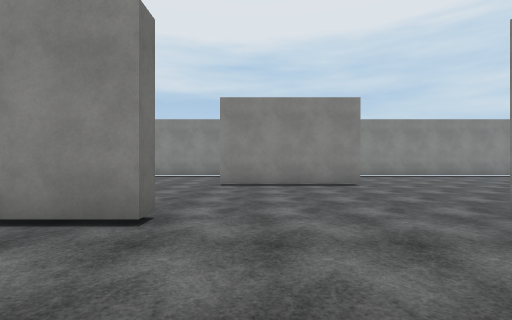
View 1 (above)

23 first-person views from a walk through a Unity game level. The camera is 1.5 m above the floor, looks level and sees 85° across. The floor is counted in squares, 2 m on a side. Each view is taken from the middle of a square. On the plan, view 1 faces up. The plan holds only what a view shows up to about 10 squares ahead; the rest is blank. The place goes on beyond the plan. Surface patterns are stand-ins for the level's own textures.

View 2
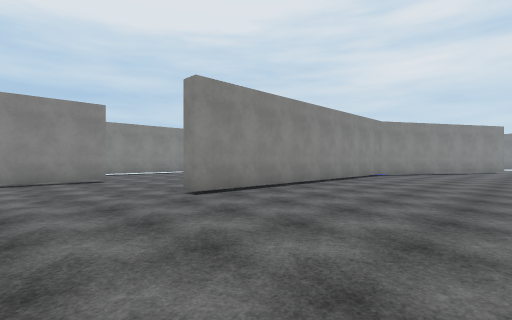

View 3
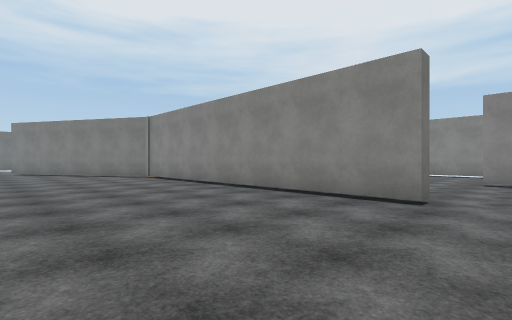

View 4
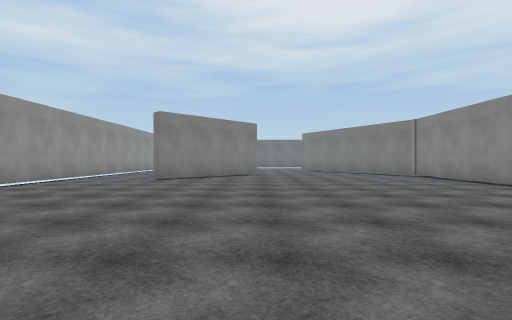

View 5
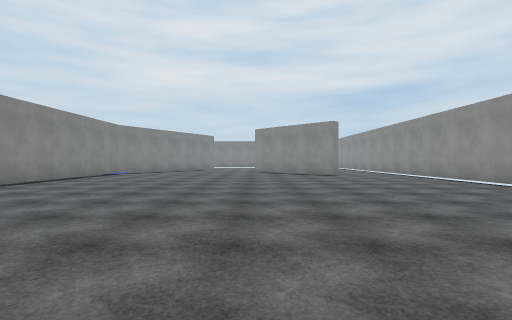

View 6
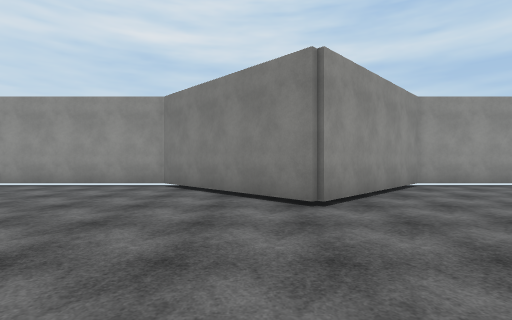

View 7
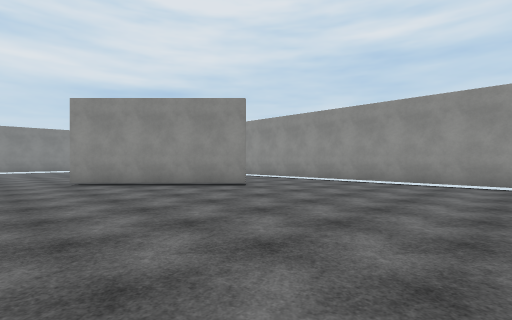

View 8
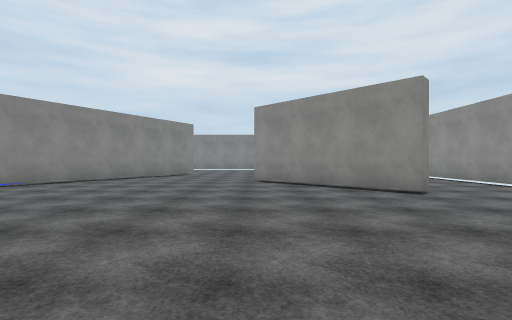

View 9
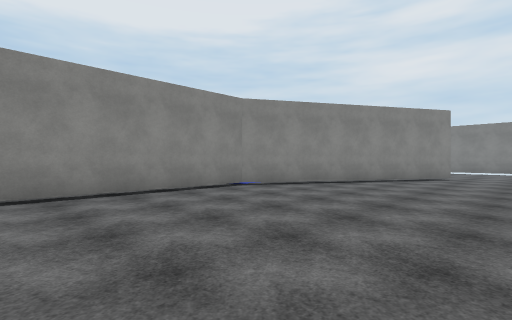

View 10
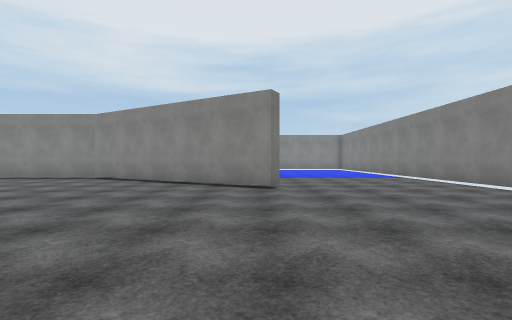

View 11
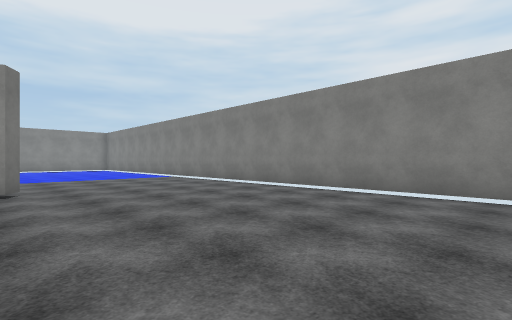

View 12
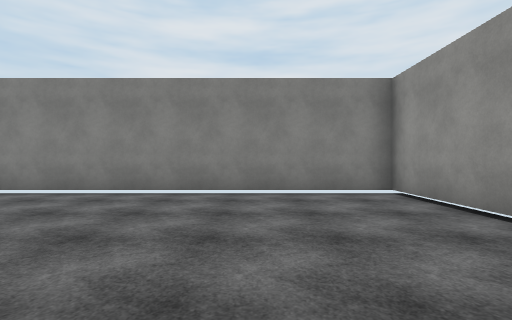

View 13
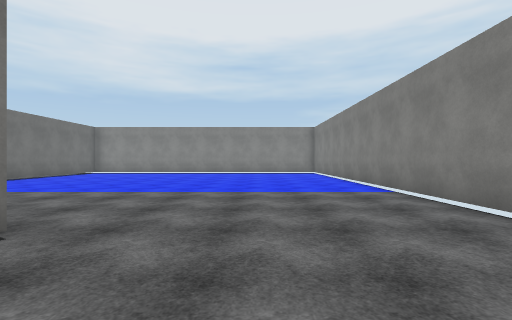

View 14
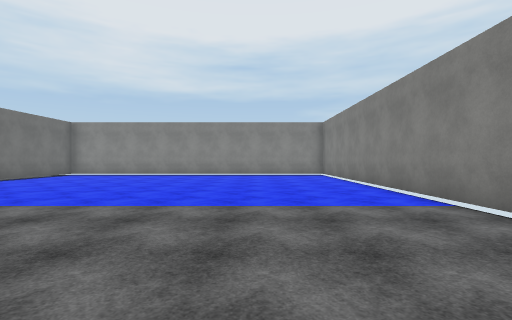

View 15
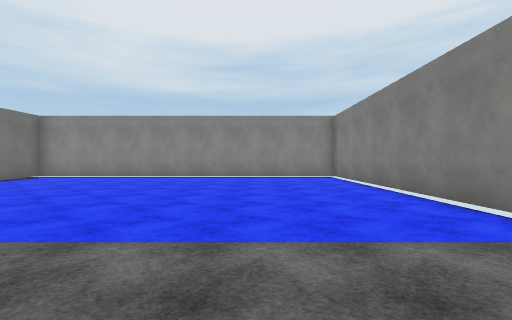

View 16
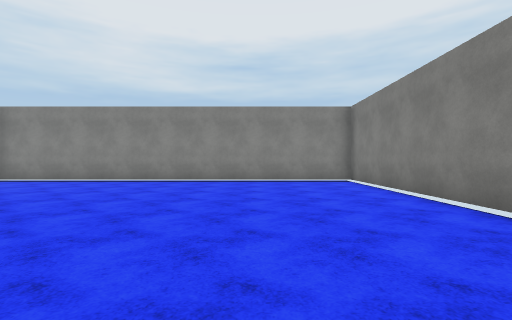

View 17
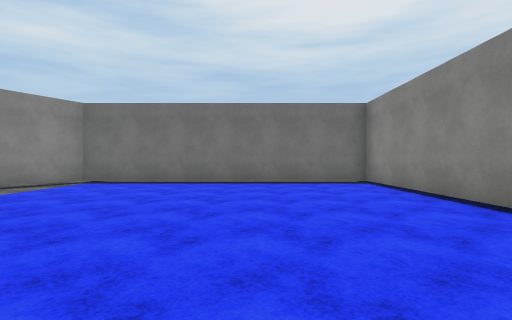

View 18
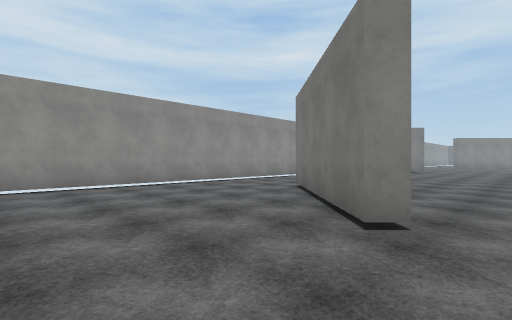

View 19
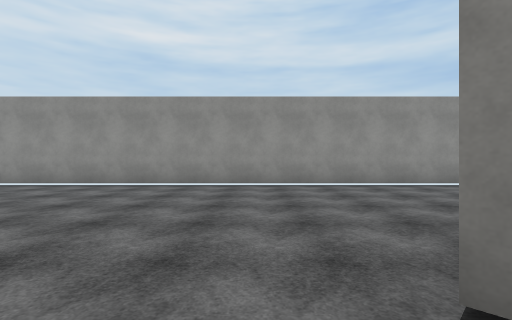

View 20
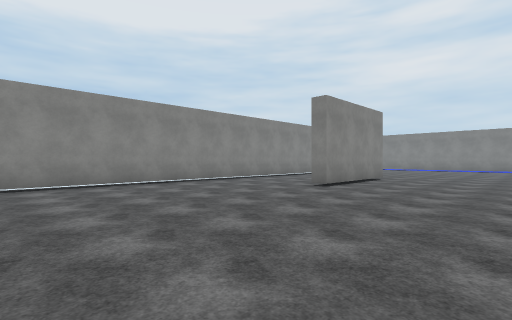

View 21
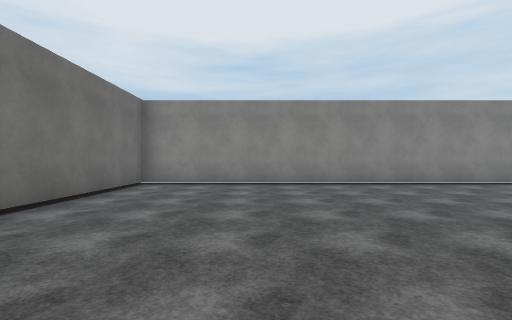

View 22
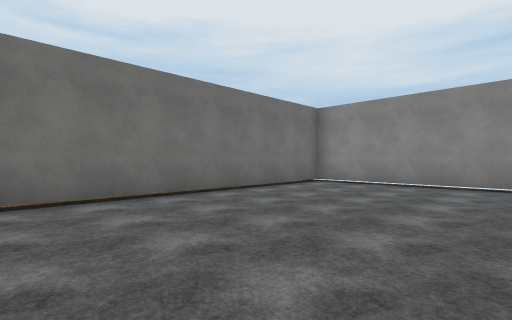

View 23
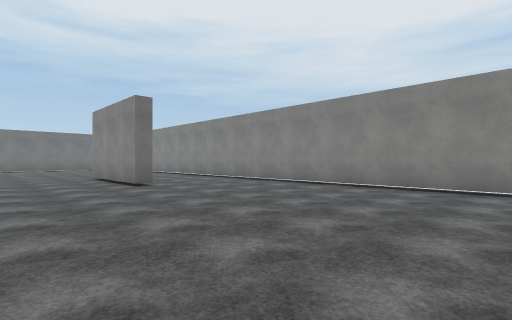

### Floor plan
Points are (right, up) in squares from view 1. A wall is a line through its corners. A room is listed if a view was taken in it or the views show most of it. See-through windows are left out.
Room 1 (views 1, 2, 3, 4, 5, 6, 7, 8, 9, 20, 21, 22, 23)
walls: (-1.3, 3.6) (-1.3, 3.1) (-9, 3.1); (3.1, 8.8) (3.1, 8.1) (-1, 8.1) (-1, 8.6); (-0.1, 12.6) (-11.4, 12.6) (-11.4, 4.1); (12.4, -8) (12, -7.6) (15.7, -3.9); (10.8, 12.6) (4.4, 12.6); (-9, -11) (-2.7, -11.1) (1, -7.4) (4.6, -11.1) (11.6, -11.1); (17, 1.2) (13.6, 3.1) (3.3, 3.1) (3.3, 3.8)
ways out: opening at (11.5, -9.5) to room 2; opening at (16, -1.5) to room 2
Room 2 (views 10, 11, 12, 13, 14, 15, 16, 17, 18, 19)
walls: (20.7, -0.3) (20.4, -0.8) (17, 1.2); (15.7, -3.9) (16.1, -4.3) (12.4, -8); (11.6, -11.1) (26.3, -11.1) (26.3, 12.6) (14.1, 12.6) (14.1, 3.5) (15.9, 2.4)
ways out: opening at (11.5, -9.5) to room 1; opening at (16, -1.5) to room 1

Where each view was taken, in squares from view 1:
view 1: 0 up, 0 right, facing up
view 2: 2 down, 0 right, facing up-right
view 3: 2 down, 0 right, facing up-left
view 4: 4 down, 1 right, facing left
view 5: 4 down, 1 left, facing right
view 6: 3 down, 2 right, facing down
view 7: 2 down, 6 right, facing down-right
view 8: 4 down, 6 right, facing right
view 9: 3 down, 8 right, facing up-right
view 10: 8 down, 20 right, facing up
view 11: 8 down, 20 right, facing up-right
view 12: 8 down, 20 right, facing right
view 13: 3 down, 23 right, facing up
view 14: 1 down, 23 right, facing up
view 15: 1 up, 23 right, facing up
view 16: 3 up, 23 right, facing up
view 17: 9 up, 23 right, facing left
view 18: 3 down, 19 right, facing down-left
view 19: 3 down, 17 right, facing down
view 20: 4 up, 8 left, facing up-right
view 21: 4 up, 8 left, facing up
view 22: 4 up, 6 left, facing up-left
view 23: 5 up, 11 right, facing up-left
